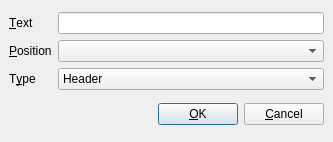
<?xml version="1.0" encoding="UTF-8"?>
<ui version="4.0">
 <class>AddHeaderDialog</class>
 <widget class="QDialog" name="AddHeaderDialog">
  <property name="geometry">
   <rect>
    <x>0</x>
    <y>0</y>
    <width>333</width>
    <height>142</height>
   </rect>
  </property>
  <property name="windowTitle">
   <string>Dialog</string>
  </property>
  <layout class="QVBoxLayout">
   <property name="spacing">
    <number>6</number>
   </property>
   <property name="margin">
    <number>9</number>
   </property>
   <item>
    <layout class="QGridLayout">
     <property name="margin">
      <number>0</number>
     </property>
     <property name="spacing">
      <number>6</number>
     </property>
     <item row="1" column="0">
      <widget class="QLabel" name="label_2">
       <property name="text">
        <string>&amp;Position</string>
       </property>
       <property name="buddy">
        <cstring>positionCO</cstring>
       </property>
      </widget>
     </item>
     <item row="0" column="1">
      <widget class="QLineEdit" name="textED">
       <property name="text">
        <string/>
       </property>
      </widget>
     </item>
     <item row="1" column="1">
      <widget class="QComboBox" name="positionCO"/>
     </item>
     <item row="2" column="0">
      <widget class="QLabel" name="label_3">
       <property name="text">
        <string>T&amp;ype</string>
       </property>
       <property name="buddy">
        <cstring>typeCO</cstring>
       </property>
      </widget>
     </item>
     <item row="2" column="1">
      <widget class="QComboBox" name="typeCO">
       <item>
        <property name="text">
         <string>Header</string>
        </property>
       </item>
       <item>
        <property name="text">
         <string>Footer</string>
        </property>
       </item>
      </widget>
     </item>
     <item row="0" column="0">
      <widget class="QLabel" name="label">
       <property name="text">
        <string>&amp;Text</string>
       </property>
       <property name="buddy">
        <cstring>textED</cstring>
       </property>
      </widget>
     </item>
    </layout>
   </item>
   <item>
    <layout class="QHBoxLayout">
     <property name="spacing">
      <number>6</number>
     </property>
     <property name="margin">
      <number>0</number>
     </property>
     <item>
      <spacer>
       <property name="orientation">
        <enum>Qt::Horizontal</enum>
       </property>
       <property name="sizeHint" stdset="0">
        <size>
         <width>131</width>
         <height>31</height>
        </size>
       </property>
      </spacer>
     </item>
     <item>
      <widget class="QPushButton" name="okButton">
       <property name="text">
        <string>&amp;OK</string>
       </property>
      </widget>
     </item>
     <item>
      <widget class="QPushButton" name="cancelButton">
       <property name="text">
        <string>&amp;Cancel</string>
       </property>
      </widget>
     </item>
    </layout>
   </item>
  </layout>
 </widget>
 <resources/>
 <connections>
  <connection>
   <sender>okButton</sender>
   <signal>clicked()</signal>
   <receiver>AddHeaderDialog</receiver>
   <slot>accept()</slot>
   <hints>
    <hint type="sourcelabel">
     <x>278</x>
     <y>253</y>
    </hint>
    <hint type="destinationlabel">
     <x>96</x>
     <y>254</y>
    </hint>
   </hints>
  </connection>
  <connection>
   <sender>cancelButton</sender>
   <signal>clicked()</signal>
   <receiver>AddHeaderDialog</receiver>
   <slot>reject()</slot>
   <hints>
    <hint type="sourcelabel">
     <x>369</x>
     <y>253</y>
    </hint>
    <hint type="destinationlabel">
     <x>179</x>
     <y>282</y>
    </hint>
   </hints>
  </connection>
 </connections>
</ui>
